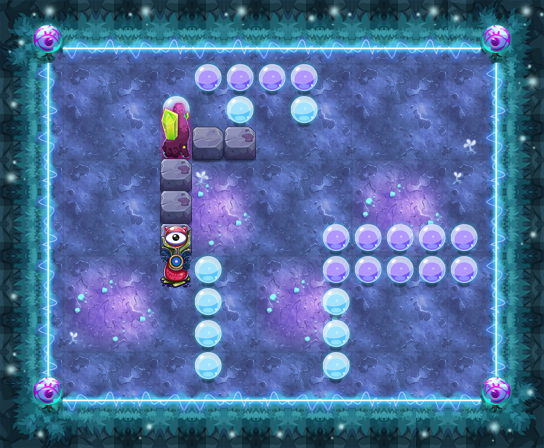

The image is a tile-based game level rendered from a .tmx file. Its description and source (layers, tilesets, objects; grid data summarised) follow:
An orthogonal 17x14 tile map with 32x32 px tiles, 17 tile layers (PASS, 块层 2, 块层 15, 块层 13, ...) and 16 objects (12x TRAP, 3x wljc2, PLAYER).

<map version="1.0" orientation="orthogonal" width="17" height="14" tilewidth="32" tileheight="32">
 <properties>
  <property name="DESTRY1" value="27" />
  <property name="DESTRY2" value="39" />
  <property name="DESTRY_COUNT" value="2" />
  <property name="EXP" value="1460" />
  <property name="FOG" value="true" />
  <property name="ITEM" value="D058" />
  <property name="LOSE_SCRIPT" value="" />
  <property name="MONEY" value="2190" />
  <property name="START_SCRIPT" value="" />
  <property name="WIN_SCRIPT" value="" />
 </properties>
 <tileset firstgid="1" name="ysmg" tilewidth="32" tileheight="32">
  <image source="ysmg.png" width="480" height="535" />
 </tileset>
 <layer name="PASS" width="17" height="14">
  <data>[238 cells, 139 non-empty, 10 distinct tile ids]</data>
 </layer>
 <layer name="块层 2" width="17" height="14">
  <data>[238 cells, 238 non-empty, 26 distinct tile ids]</data>
 </layer>
 <layer name="块层 15" width="17" height="14">
  <data>[238 cells, 32 non-empty, 6 distinct tile ids]</data>
 </layer>
 <layer name="块层 13" width="17" height="14">
  <data>[238 cells, 52 non-empty, 6 distinct tile ids]</data>
 </layer>
 <layer name="块层 3" width="17" height="14">
  <data>[238 cells, 9 non-empty, 4 distinct tile ids]</data>
 </layer>
 <layer name="块层 6" width="17" height="14">
  <data>[238 cells, 31 non-empty, 6 distinct tile ids]</data>
 </layer>
 <layer name="SHELTER 11" width="17" height="14">
  <data>[238 cells, 2 non-empty, 1 distinct tile ids]</data>
 </layer>
 <layer name="SHELTER 10" width="17" height="14">
  <data>[238 cells, 2 non-empty, 1 distinct tile ids]</data>
 </layer>
 <layer name="SHELTER 9" width="17" height="14">
  <data>[238 cells, 2 non-empty, 1 distinct tile ids]</data>
 </layer>
 <layer name="SHELTER 8" width="17" height="14">
  <data>[238 cells, 2 non-empty, 1 distinct tile ids]</data>
 </layer>
 <layer name="SHELTER 7" width="17" height="14">
  <data>[238 cells, 7 non-empty, 3 distinct tile ids]</data>
 </layer>
 <layer name="SHELTER 6" width="17" height="14">
  <data>[238 cells, 5 non-empty, 1 distinct tile ids]</data>
 </layer>
 <layer name="SHELTER 5" width="17" height="14">
  <data>[238 cells, 1 non-empty, 1 distinct tile ids]</data>
 </layer>
 <layer name="SHELTER 4" width="17" height="14">
  <data>[238 cells, 1 non-empty, 1 distinct tile ids]</data>
 </layer>
 <layer name="SHELTER 3" width="17" height="14">
  <data>[238 cells, 3 non-empty, 3 distinct tile ids]</data>
 </layer>
 <layer name="SHELTER 2" width="17" height="14">
  <data>[238 cells, 3 non-empty, 1 distinct tile ids]</data>
 </layer>
 <layer name="SHELTER 1" width="17" height="14">
  <data>[238 cells, 4 non-empty, 1 distinct tile ids]</data>
 </layer>
 <objectgroup name="对象层 1" width="17" height="14">
  <object name="PLAYER" type="PLAYER" x="128" y="64" width="32" height="32" />
  <object name="wljc2" x="256" y="288" width="32" height="32">
   <properties>
    <property name="lua_ai" value="monster_wljc_ai" />
    <property name="quality" value="wljc2.quality" />
   </properties>
  </object>
  <object name="fire1" type="TRAP" x="160" y="256" width="32" height="128">
   <properties>
    <property name="trap_id" value="1" />
    <property name="trap_particle" value="trap_fire_down_up_4.plist" />
    <property name="trap_state" value="open" />
   </properties>
  </object>
  <object name="pg1" type="TRAP" x="96" y="224" width="32" height="32">
   <properties>
    <property name="trap_ani" value="poison_ground.actor" />
    <property name="trap_floor" value="true" />
    <property name="trap_script" value="target(&quot;PLAYER&quot;):onDamage(target(&quot;PLAYER&quot;):getHP()*0.1,&quot;TRAP&quot;);" />
    <property name="trap_start_mode" value="0" />
   </properties>
  </object>
  <object name="pg1" type="TRAP" x="96" y="192" width="32" height="32">
   <properties>
    <property name="trap_ani" value="poison_ground.actor" />
    <property name="trap_floor" value="true" />
    <property name="trap_script" value="target(&quot;PLAYER&quot;):onDamage(target(&quot;PLAYER&quot;):getHP()*0.1,&quot;TRAP&quot;);" />
    <property name="trap_start_mode" value="0" />
   </properties>
  </object>
  <object name="pg1" type="TRAP" x="96" y="160" width="32" height="32">
   <properties>
    <property name="trap_ani" value="poison_ground.actor" />
    <property name="trap_floor" value="true" />
    <property name="trap_script" value="target(&quot;PLAYER&quot;):onDamage(target(&quot;PLAYER&quot;):getHP()*0.1,&quot;TRAP&quot;);" />
    <property name="trap_start_mode" value="0" />
   </properties>
  </object>
  <object name="pg1" type="TRAP" x="192" y="96" width="32" height="32">
   <properties>
    <property name="trap_ani" value="poison_ground.actor" />
    <property name="trap_floor" value="true" />
    <property name="trap_script" value="target(&quot;PLAYER&quot;):onDamage(target(&quot;PLAYER&quot;):getHP()*0.1,&quot;TRAP&quot;);" />
    <property name="trap_start_mode" value="0" />
   </properties>
  </object>
  <object name="pg1" type="TRAP" x="256" y="96" width="32" height="32">
   <properties>
    <property name="trap_ani" value="poison_ground.actor" />
    <property name="trap_floor" value="true" />
    <property name="trap_script" value="target(&quot;PLAYER&quot;):onDamage(target(&quot;PLAYER&quot;):getHP()*0.1,&quot;TRAP&quot;);" />
    <property name="trap_start_mode" value="0" />
   </properties>
  </object>
  <object name="pg1" type="TRAP" x="256" y="128" width="32" height="32">
   <properties>
    <property name="trap_ani" value="poison_ground.actor" />
    <property name="trap_floor" value="true" />
    <property name="trap_script" value="target(&quot;PLAYER&quot;):onDamage(target(&quot;PLAYER&quot;):getHP()*0.1,&quot;TRAP&quot;);" />
    <property name="trap_start_mode" value="0" />
   </properties>
  </object>
  <object name="bh1" type="TRAP" x="352" y="160" width="32" height="32">
   <properties>
    <property name="trap_ani" value="black_hole.actor" />
    <property name="trap_floor" value="true" />
    <property name="trap_id" value="2" />
    <property name="trap_sh" value="0.1" />
    <property name="trap_sw" value="0.1" />
   </properties>
  </object>
  <object name="xy1" type="TRAP" x="352" y="160" width="32" height="32">
   <properties>
    <property name="lua_ai" value="trap_mire_ai" />
    <property name="trap_sh" value="0.1" />
    <property name="trap_sw" value="0.1" />
   </properties>
  </object>
  <object name="light1" type="TRAP" x="192" y="224" width="32" height="32">
   <properties>
    <property name="trap_ani" value="candle.actor" />
    <property name="trap_id" value="0" />
    <property name="trap_script" value="target(&quot;light1&quot;):setVisitRange(200);trap(&quot;light1&quot;):setOpened(false);" />
    <property name="trap_state" value="open" />
   </properties>
  </object>
  <object name="light2" type="TRAP" x="416" y="192" width="32" height="32">
   <properties>
    <property name="trap_ani" value="candle.actor" />
    <property name="trap_id" value="0" />
    <property name="trap_script" value="target(&quot;light2&quot;):setVisitRange(200);trap(&quot;light2&quot;):setOpened(false);" />
    <property name="trap_state" value="open" />
   </properties>
  </object>
  <object name="wljc2" x="416" y="320" width="32" height="32">
   <properties>
    <property name="lua_ai" value="monster_wljc_ai" />
    <property name="quality" value="wljc2.quality" />
   </properties>
  </object>
  <object name="wljc2" x="416" y="96" width="32" height="32">
   <properties>
    <property name="lua_ai" value="monster_wljc_ai" />
    <property name="quality" value="wljc2.quality" />
   </properties>
  </object>
  </objectgroup>
</map>
<!-- 1 of 16 objects omitted -->
